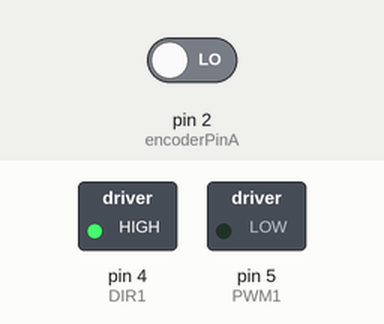
Bench run of a sketch on a simulated Arduino Uno, built with avr-gcc and run on an emulated ATmega328P. Parts: switched loads named in the sketch (green lamp = pin HIGH). Inputs (shaded band) come from the test bench; at power-on: pin 2 (encoderPinA) LOW. What the sketch prints to the serial monitor is not drawn.

Above: at 0.1 s.
Timing chart, 0 to 1.6 s (numbered marks = the images above):
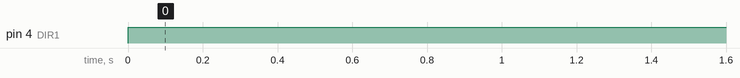

Measured:
- by itself, pin 4 (DIR1): LOW → HIGH at 0.00 s

The sketch:

motor-controlado-pid.ino
```cpp
/*
Autor: Luis Ignacio Forero Molina
Este codigo esta basado en el algoritmo creado por  https://www.youtube.com/watch?v=bsB5shP3vls&ab_channel=TheBoredRobot
*/

//Define pin numbers for motor
#define DIR1 4
#define PWM1 5

//Define pin numbers for encoders
#define encoderPinA 2
#define encoderPinB 3

//Variable for encoder counts
volatile long encoderCount = 0;

//Variables for PID Control
long previousTime = 0;
float ePrevious = 0;
float eIntegral = 0;

void setup() {
  Serial.begin(9600);

  //Set pin modes
  pinMode(DIR1, OUTPUT);
  pinMode(PWM1, OUTPUT);
  pinMode(encoderPinA, INPUT);
  pinMode(encoderPinB, INPUT);

  attachInterrupt(digitalPinToInterrupt(encoderPinA), handleEncoder, RISING);
}

void loop() {
  //Setpoint
  int target = 1000;

  //PID gains and computation
  float kp = 0.0;
  float kd = 0.0;
  float ki = 0.0;
  float u = pidController(target, kp, kd, ki);

  //Control motor
  moveMotor(DIR1, PWM1, u);

  //Print statements for debugging

  Serial.print(target);
  Serial.print(", ");
  Serial.println(encoderCount);

}
void handleEncoder() {
  if (digitalRead(encoderPinA) > digitalRead(encoderPinB)){
    encoderCount++;
  }
  else{
    encoderCount--;
  }
}

//Function to move motor

void moveMotor(int dirPin, int pwmPin, float u) {
  //Maximum motor speed
  float speed = fabs(u);
  if (speed > 255){
    speed = 255;
  }
  //Set the direction
  int direction = 1;
  if(u < 0){
    direction= 0;
  }
  //Control the motor
  digitalWrite(dirPin, direction);
  analogWrite(pwmPin, speed);
}

float pidController(int target, float kp, float kd, float ki) {
  //Measure the time elapsed since the last iteration
  long currentTime = micros();
  float deltaT = ((float)(currentTime - previousTime)) / 1.0e6;

  //Compute the error, derivative, and integral
  int e = encoderCount - target;
  float eDerivative = (e - ePrevious) / deltaT;
  eIntegral = eIntegral + e * deltaT;

  //Compute the PID control signal
  float u =(kp * e) + (kd * eDerivative) + (ki * eIntegral);

  //Update variables for the next iteration
  previousTime = currentTime;
  ePrevious = e;

  return u;

}
```
